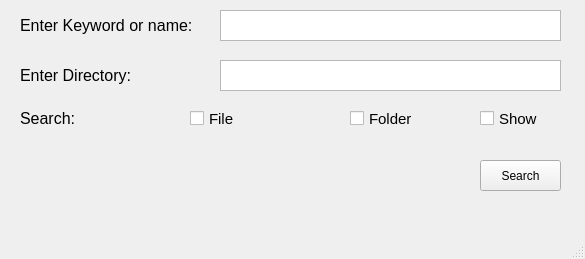
<?xml version="1.0" encoding="UTF-8"?>
<ui version="4.0">
 <class>MainWindow</class>
 <widget class="QMainWindow" name="MainWindow">
  <property name="geometry">
   <rect>
    <x>0</x>
    <y>0</y>
    <width>585</width>
    <height>259</height>
   </rect>
  </property>
  <property name="windowTitle">
   <string>MainWindow</string>
  </property>
  <widget class="QWidget" name="centralwidget">
   <widget class="QLabel" name="enterLabel">
    <property name="geometry">
     <rect>
      <x>20</x>
      <y>10</y>
      <width>181</width>
      <height>31</height>
     </rect>
    </property>
    <property name="font">
     <font>
      <pointsize>12</pointsize>
     </font>
    </property>
    <property name="text">
     <string>Enter Keyword or name:</string>
    </property>
    <property name="alignment">
     <set>Qt::AlignLeading|Qt::AlignLeft|Qt::AlignVCenter</set>
    </property>
   </widget>
   <widget class="QTextEdit" name="inputName">
    <property name="geometry">
     <rect>
      <x>220</x>
      <y>10</y>
      <width>341</width>
      <height>31</height>
     </rect>
    </property>
   </widget>
   <widget class="QCheckBox" name="File1">
    <property name="geometry">
     <rect>
      <x>190</x>
      <y>110</y>
      <width>51</width>
      <height>17</height>
     </rect>
    </property>
    <property name="font">
     <font>
      <pointsize>11</pointsize>
     </font>
    </property>
    <property name="text">
     <string>File</string>
    </property>
   </widget>
   <widget class="QCheckBox" name="Folder1">
    <property name="geometry">
     <rect>
      <x>350</x>
      <y>110</y>
      <width>70</width>
      <height>17</height>
     </rect>
    </property>
    <property name="font">
     <font>
      <pointsize>11</pointsize>
     </font>
    </property>
    <property name="text">
     <string>Folder</string>
    </property>
   </widget>
   <widget class="QLabel" name="searchStatus">
    <property name="geometry">
     <rect>
      <x>80</x>
      <y>240</y>
      <width>401</width>
      <height>31</height>
     </rect>
    </property>
    <property name="font">
     <font>
      <pointsize>12</pointsize>
     </font>
    </property>
    <property name="text">
     <string>Search Status:</string>
    </property>
    <property name="alignment">
     <set>Qt::AlignCenter</set>
    </property>
   </widget>
   <widget class="QProgressBar" name="progressBar">
    <property name="geometry">
     <rect>
      <x>150</x>
      <y>290</y>
      <width>118</width>
      <height>23</height>
     </rect>
    </property>
    <property name="value">
     <number>24</number>
    </property>
   </widget>
   <widget class="QLabel" name="foundLabel">
    <property name="geometry">
     <rect>
      <x>350</x>
      <y>290</y>
      <width>121</width>
      <height>31</height>
     </rect>
    </property>
    <property name="font">
     <font>
      <pointsize>12</pointsize>
     </font>
    </property>
    <property name="text">
     <string>Results Found:</string>
    </property>
    <property name="alignment">
     <set>Qt::AlignCenter</set>
    </property>
   </widget>
   <widget class="QLabel" name="foundValue">
    <property name="geometry">
     <rect>
      <x>480</x>
      <y>290</y>
      <width>101</width>
      <height>31</height>
     </rect>
    </property>
    <property name="font">
     <font>
      <pointsize>10</pointsize>
     </font>
    </property>
    <property name="text">
     <string>1000</string>
    </property>
    <property name="alignment">
     <set>Qt::AlignLeading|Qt::AlignLeft|Qt::AlignVCenter</set>
    </property>
   </widget>
   <widget class="QPushButton" name="pushButton">
    <property name="geometry">
     <rect>
      <x>480</x>
      <y>160</y>
      <width>81</width>
      <height>31</height>
     </rect>
    </property>
    <property name="text">
     <string>Search</string>
    </property>
   </widget>
   <widget class="QLabel" name="progressLabel">
    <property name="geometry">
     <rect>
      <x>20</x>
      <y>285</y>
      <width>71</width>
      <height>31</height>
     </rect>
    </property>
    <property name="font">
     <font>
      <pointsize>12</pointsize>
     </font>
    </property>
    <property name="text">
     <string>Progress:</string>
    </property>
   </widget>
   <widget class="QTextEdit" name="inputDir2">
    <property name="geometry">
     <rect>
      <x>220</x>
      <y>60</y>
      <width>341</width>
      <height>31</height>
     </rect>
    </property>
   </widget>
   <widget class="QLabel" name="enterLabel2">
    <property name="geometry">
     <rect>
      <x>20</x>
      <y>60</y>
      <width>181</width>
      <height>31</height>
     </rect>
    </property>
    <property name="font">
     <font>
      <pointsize>12</pointsize>
     </font>
    </property>
    <property name="text">
     <string>Enter Directory:</string>
    </property>
    <property name="alignment">
     <set>Qt::AlignLeading|Qt::AlignLeft|Qt::AlignVCenter</set>
    </property>
   </widget>
   <widget class="QLabel" name="searchLabel">
    <property name="geometry">
     <rect>
      <x>20</x>
      <y>110</y>
      <width>131</width>
      <height>16</height>
     </rect>
    </property>
    <property name="font">
     <font>
      <pointsize>12</pointsize>
     </font>
    </property>
    <property name="text">
     <string>Search:</string>
    </property>
    <property name="alignment">
     <set>Qt::AlignLeading|Qt::AlignLeft|Qt::AlignVCenter</set>
    </property>
   </widget>
   <widget class="QLabel" name="timeLapsed">
    <property name="geometry">
     <rect>
      <x>20</x>
      <y>360</y>
      <width>101</width>
      <height>31</height>
     </rect>
    </property>
    <property name="font">
     <font>
      <pointsize>12</pointsize>
     </font>
    </property>
    <property name="text">
     <string>Time Lapsed:</string>
    </property>
   </widget>
   <widget class="QLabel" name="timeLapsedValue">
    <property name="geometry">
     <rect>
      <x>140</x>
      <y>360</y>
      <width>201</width>
      <height>31</height>
     </rect>
    </property>
    <property name="font">
     <font>
      <pointsize>12</pointsize>
     </font>
    </property>
    <property name="text">
     <string>5 minute</string>
    </property>
    <property name="alignment">
     <set>Qt::AlignLeading|Qt::AlignLeft|Qt::AlignVCenter</set>
    </property>
   </widget>
   <widget class="QPushButton" name="cancel">
    <property name="geometry">
     <rect>
      <x>480</x>
      <y>400</y>
      <width>81</width>
      <height>31</height>
     </rect>
    </property>
    <property name="text">
     <string>Cancel</string>
    </property>
   </widget>
   <widget class="QCheckBox" name="Folder1_2">
    <property name="geometry">
     <rect>
      <x>480</x>
      <y>110</y>
      <width>70</width>
      <height>17</height>
     </rect>
    </property>
    <property name="font">
     <font>
      <pointsize>11</pointsize>
     </font>
    </property>
    <property name="text">
     <string>Show</string>
    </property>
   </widget>
  </widget>
  <widget class="QMenuBar" name="menubar">
   <property name="geometry">
    <rect>
     <x>0</x>
     <y>0</y>
     <width>585</width>
     <height>21</height>
    </rect>
   </property>
  </widget>
  <widget class="QStatusBar" name="statusbar"/>
 </widget>
 <resources/>
 <connections/>
</ui>
